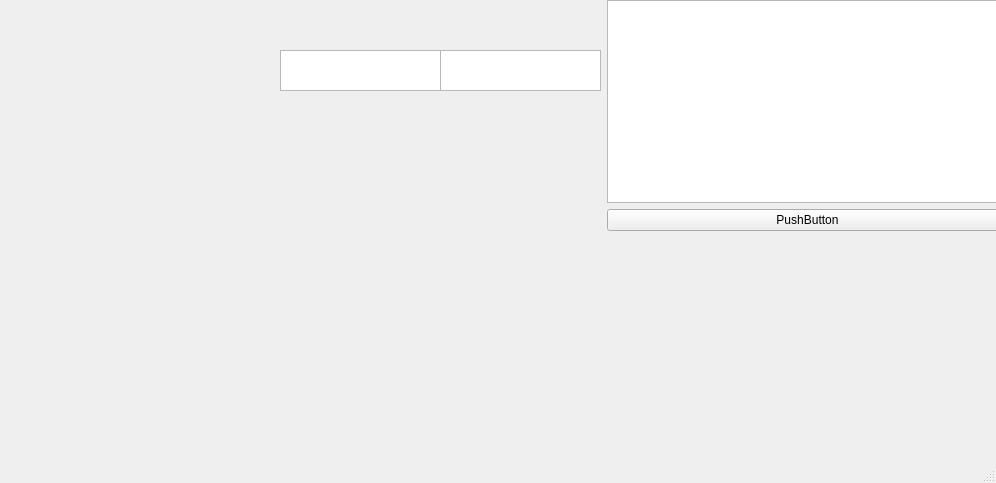
<?xml version="1.0" encoding="UTF-8"?>
<ui version="4.0">
 <class>MainWindow</class>
 <widget class="QMainWindow" name="MainWindow">
  <property name="geometry">
   <rect>
    <x>0</x>
    <y>0</y>
    <width>996</width>
    <height>483</height>
   </rect>
  </property>
  <property name="windowTitle">
   <string>Main</string>
  </property>
  <widget class="Chart" name="centralwidget">
   <property name="enabled">
    <bool>true</bool>
   </property>
   <property name="autoFillBackground">
    <bool>true</bool>
   </property>
   <widget class="QWidget" name="verticalLayoutWidget_2">
    <property name="geometry">
     <rect>
      <x>607</x>
      <y>0</y>
      <width>401</width>
      <height>231</height>
     </rect>
    </property>
    <layout class="QHBoxLayout" name="horizontalLayout_3">
     <item>
      <layout class="QHBoxLayout" name="horizontalLayout_2">
       <item>
        <layout class="QHBoxLayout" name="horizontalLayout"/>
       </item>
       <item>
        <layout class="QVBoxLayout" name="verticalLayout">
         <item>
          <widget class="QPlainTextEdit" name="plainTextEdit"/>
         </item>
         <item>
          <widget class="QPushButton" name="pushButton">
           <property name="text">
            <string>PushButton</string>
           </property>
          </widget>
         </item>
        </layout>
       </item>
      </layout>
     </item>
    </layout>
   </widget>
   <widget class="QTextEdit" name="textEdit_2">
    <property name="geometry">
     <rect>
      <x>280</x>
      <y>50</y>
      <width>161</width>
      <height>41</height>
     </rect>
    </property>
   </widget>
   <widget class="QTextEdit" name="textEdit_3">
    <property name="geometry">
     <rect>
      <x>440</x>
      <y>50</y>
      <width>161</width>
      <height>41</height>
     </rect>
    </property>
   </widget>
  </widget>
  <widget class="QMenuBar" name="menubar">
   <property name="geometry">
    <rect>
     <x>0</x>
     <y>0</y>
     <width>996</width>
     <height>24</height>
    </rect>
   </property>
  </widget>
  <widget class="QStatusBar" name="statusbar"/>
 </widget>
 <customwidgets>
  <customwidget>
   <class>Chart</class>
   <extends>QWidget</extends>
   <header>Chart.h</header>
   <container>1</container>
  </customwidget>
 </customwidgets>
 <resources/>
 <connections/>
</ui>
